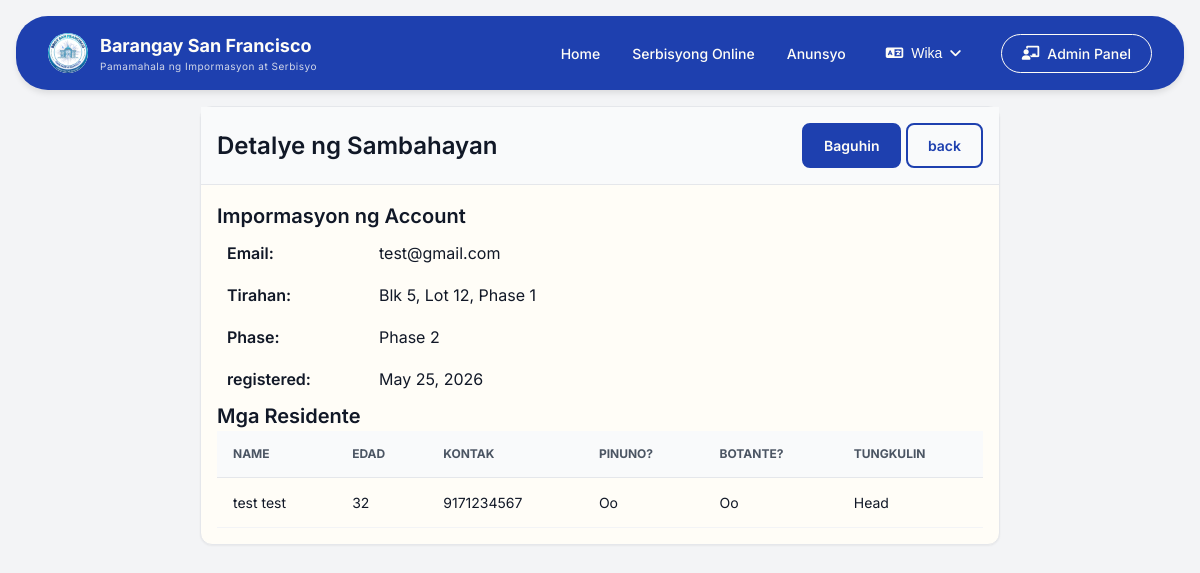
The app's page /pages/admin/households/show.php?id=3 (signed in), older data.
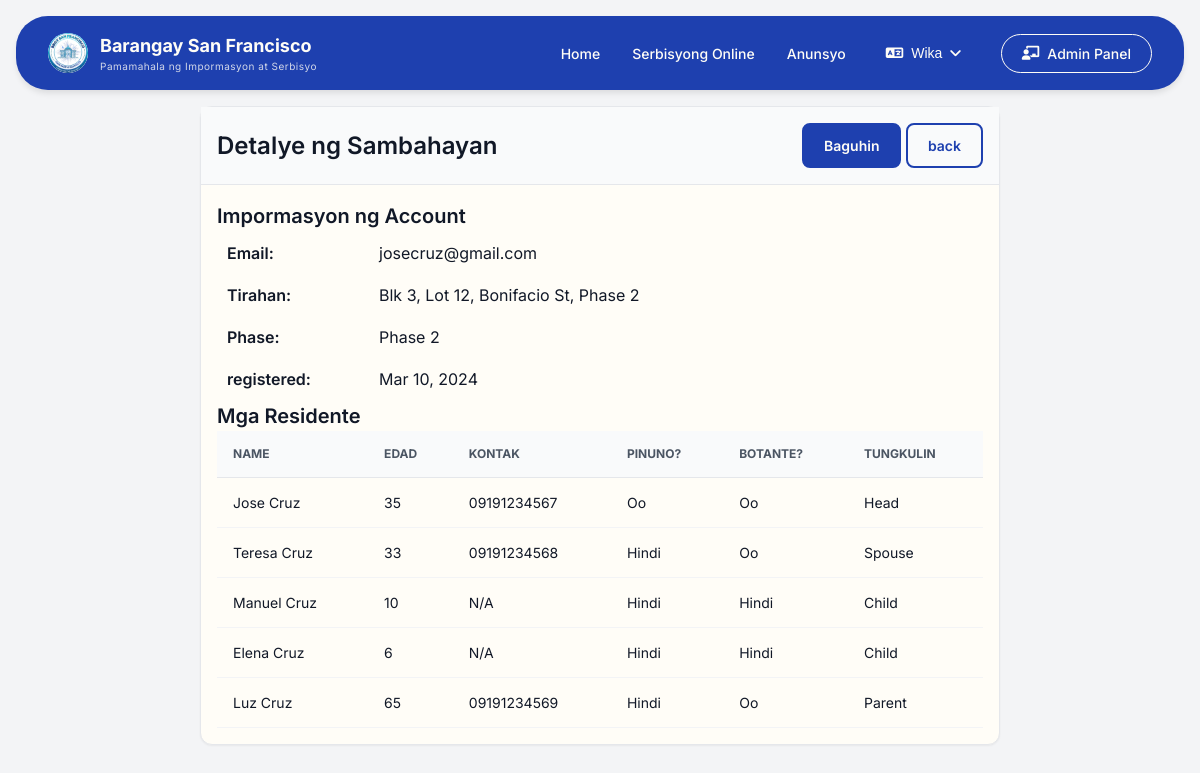
The same page, newer data.
### tables this page shows
CREATE TABLE IF NOT EXISTS `household` (
  `household_id` int NOT NULL AUTO_INCREMENT,
  `email` varchar(100) NOT NULL,
  `password` varchar(255) NOT NULL,
  `address` text NOT NULL,
  `phase_no` varchar(10) DEFAULT NULL,
  `preferred_language` enum('english','tagalog') DEFAULT 'tagalog',
  `created_at` timestamp NULL DEFAULT CURRENT_TIMESTAMP,
  PRIMARY KEY (`household_id`),
  UNIQUE KEY `email` (`email`),
  KEY `idx_household_email` (`email`)
);

CREATE TABLE IF NOT EXISTS `resident` (
  `resident_id` int NOT NULL AUTO_INCREMENT,
  `household_id` int NOT NULL,
  `first_name` varchar(50) NOT NULL,
  `last_name` varchar(50) NOT NULL,
  `suffix` varchar(10) DEFAULT NULL,
  `age` int DEFAULT NULL,
  `is_voter` tinyint(1) DEFAULT '0',
  `is_head` tinyint(1) DEFAULT '0',
  `relationship_to_head` varchar(50) DEFAULT NULL,
  `contact_no` varchar(15) DEFAULT NULL,
  `profile_photo_url` varchar(255) DEFAULT NULL,
  PRIMARY KEY (`resident_id`),
  KEY `household_id` (`household_id`)
);

### includes/translations/translations.php (called while the page is built, shortened)
<?php
function __($key) {
    $lang = $_SESSION['lang'] ?? 'tl';
    return $translations[$lang][$key] ?? $key;
}
?>

### pages/admin/households/show.php (the view, shortened to what this page needs)
<?php
require_once '../../../includes/core/init.php';
$household_id = $_GET['id'] ?? 0;
$household = $conn->prepare("SELECT * FROM household WHERE household_id = ?");
$household->bind_param("i", $household_id);
$household->execute();
$householdData = $household->get_result()->fetch_assoc();
$residents = $conn->prepare("SELECT * FROM resident WHERE household_id = ?");
$residents->bind_param("i", $household_id);
$residents->execute();
$residentsData = $residents->get_result()->fetch_all(MYSQLI_ASSOC);
include '../../../includes/layouts/header.php';
?>
<link rel="stylesheet" href="/barangay-residence-system/assets/css/pages/dashboard.css">
<?php include '../../../includes/layouts/navbar.php'; ?>
<main class="container">
    <div class="card form-container">
        <div class="card-header">
            <h2><?php echo __('household-details'); ?></h2>
            <div>
                <a href="edit.php?id=<?php echo $household_id; ?>" class="btn btn-primary"><?php echo __('edit'); ?></a>
                <a href="/barangay-residence-system/pages/dashboard.php" class="btn btn-outline"><?php echo __('back'); ?></a>
            </div>
        </div>
        <div class="card-body">
            <div class="detail-section">
                <h3><?php echo __('account-information'); ?></h3>
                <table class="detail-table">
                    <tr><th><?php echo __('email'); ?>:</th><td><?php echo htmlspecialchars($householdData['email']); ?></td></tr>
                    <tr><th><?php echo __('address'); ?>:</th><td><?php echo htmlspecialchars($householdData['address']); ?></td></tr>
                    <tr><th><?php echo __('phase'); ?>:</th><td><?php echo htmlspecialchars($householdData['phase_no']); ?></td></tr>
                    <tr><th><?php echo __('registered'); ?>:</th><td><?php echo date('M d, Y', strtotime($householdData['created_at'])); ?></td></tr>
                </table>
            </div>
            <div class="detail-section">
                <h3><?php echo __('residents'); ?></h3>
                <table class="data-table">
                    <thead>
                        <tr><th><?php echo __('name'); ?></th><th><?php echo __('age'); ?></th><th><?php echo __('contact'); ?></th><th><?php echo __('head'); ?></th><th><?php echo __('voter'); ?></th><th><?php echo __('role'); ?></th></tr>
                    </thead>
                    <tbody>
                        <?php foreach ($residentsData as $r): ?>
                        <tr>
                            <td><?php echo htmlspecialchars($r['first_name'] . ' ' . $r['last_name']); ?></td>
                            <td><?php echo $r['age']; ?></td>
                            <td><?php echo htmlspecialchars($r['contact_no'] ?? __('n-a')); ?></td>
                            <td><?php echo $r['is_head'] ? __('yes') : __('no'); ?></td>
                            <td><?php echo $r['is_voter'] ? __('yes') : __('no'); ?></td>
                            <td><?php echo htmlspecialchars($r['relationship_to_head'] ?? ''); ?></td>
                        </tr>
                        <?php endforeach; ?>
                    </tbody>
                </table>
            </div>
        </div>
    </div>
</main>

Row changes from the older to the newer data that the page shows:
no longer on this page (row edited): resident: first_name+last_name "test test", age "32", contact_no "9171234567", relationship_to_head "Head"
changed household "Phase 2": email "test@gmail.com" → "josecruz@gmail.com"; address "Blk 5, Lot 12, Phase 1" → "Blk 3, Lot 12, Bonifacio St, Phase 2"; created_at "May 25, 2026" → "Mar 10, 2024"
added resident: first_name+last_name "Jose Cruz", age "35", contact_no "09191234567", relationship_to_head "Head"
added resident: first_name+last_name "Teresa Cruz", age "33", contact_no "09191234568", relationship_to_head "Spouse"
added resident: first_name+last_name "Manuel Cruz", age "10", contact_no "N/A", relationship_to_head "Child"
added resident: first_name+last_name "Elena Cruz", age "6", contact_no "N/A", relationship_to_head "Child"
added resident: first_name+last_name "Luz Cruz", age "65", contact_no "09191234569", relationship_to_head "Parent"
